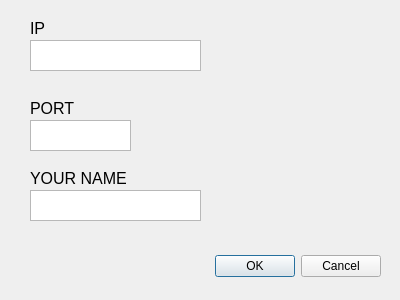
<?xml version="1.0" encoding="UTF-8"?>
<ui version="4.0">
 <class>connection</class>
 <widget class="QDialog" name="connection">
  <property name="geometry">
   <rect>
    <x>0</x>
    <y>0</y>
    <width>400</width>
    <height>300</height>
   </rect>
  </property>
  <property name="windowTitle">
   <string>Dialog</string>
  </property>
  <widget class="QDialogButtonBox" name="buttonBox">
   <property name="geometry">
    <rect>
     <x>40</x>
     <y>250</y>
     <width>341</width>
     <height>32</height>
    </rect>
   </property>
   <property name="orientation">
    <enum>Qt::Horizontal</enum>
   </property>
   <property name="standardButtons">
    <set>QDialogButtonBox::Cancel|QDialogButtonBox::Ok</set>
   </property>
  </widget>
  <widget class="QTextEdit" name="textPort">
   <property name="geometry">
    <rect>
     <x>30</x>
     <y>120</y>
     <width>101</width>
     <height>31</height>
    </rect>
   </property>
  </widget>
  <widget class="QLabel" name="label_3">
   <property name="geometry">
    <rect>
     <x>30</x>
     <y>170</y>
     <width>121</width>
     <height>17</height>
    </rect>
   </property>
   <property name="font">
    <font>
     <pointsize>12</pointsize>
    </font>
   </property>
   <property name="text">
    <string>YOUR NAME</string>
   </property>
  </widget>
  <widget class="QTextEdit" name="textName">
   <property name="geometry">
    <rect>
     <x>30</x>
     <y>190</y>
     <width>171</width>
     <height>31</height>
    </rect>
   </property>
  </widget>
  <widget class="QTextEdit" name="textIp">
   <property name="geometry">
    <rect>
     <x>30</x>
     <y>40</y>
     <width>171</width>
     <height>31</height>
    </rect>
   </property>
  </widget>
  <widget class="QLabel" name="label_2">
   <property name="geometry">
    <rect>
     <x>30</x>
     <y>100</y>
     <width>121</width>
     <height>17</height>
    </rect>
   </property>
   <property name="font">
    <font>
     <pointsize>12</pointsize>
    </font>
   </property>
   <property name="text">
    <string>PORT</string>
   </property>
  </widget>
  <widget class="QLabel" name="label">
   <property name="geometry">
    <rect>
     <x>30</x>
     <y>20</y>
     <width>121</width>
     <height>17</height>
    </rect>
   </property>
   <property name="font">
    <font>
     <pointsize>12</pointsize>
    </font>
   </property>
   <property name="text">
    <string>IP</string>
   </property>
  </widget>
 </widget>
 <resources/>
 <connections>
  <connection>
   <sender>buttonBox</sender>
   <signal>accepted()</signal>
   <receiver>connection</receiver>
   <slot>accept()</slot>
   <hints>
    <hint type="sourcelabel">
     <x>248</x>
     <y>254</y>
    </hint>
    <hint type="destinationlabel">
     <x>157</x>
     <y>274</y>
    </hint>
   </hints>
  </connection>
  <connection>
   <sender>buttonBox</sender>
   <signal>rejected()</signal>
   <receiver>connection</receiver>
   <slot>reject()</slot>
   <hints>
    <hint type="sourcelabel">
     <x>316</x>
     <y>260</y>
    </hint>
    <hint type="destinationlabel">
     <x>286</x>
     <y>274</y>
    </hint>
   </hints>
  </connection>
 </connections>
</ui>
